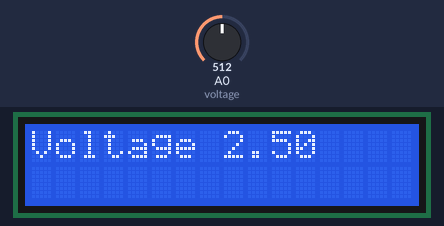
The sketch below on a simulated Arduino Uno, built with avr-gcc and run on an emulated ATmega328P. On the bench: 16×2 character LCD. The inputs (shaded band) are chosen by the test bench; at power-on: A0 (voltage) = 512.

Above: at 1.2 s.
1.3 s: A0 (voltage) set to 716
At 1.8 s:
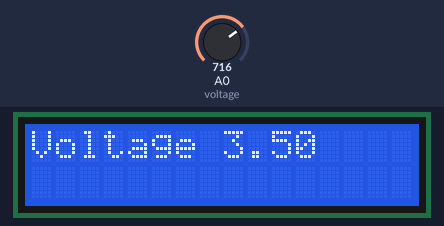
2.8 s: A0 (voltage) set to 900
At 4.0 s:
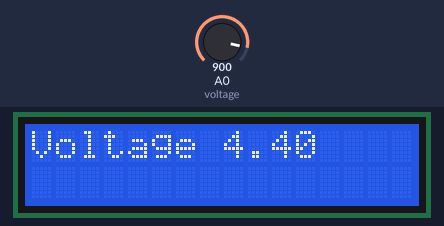
4.3 s: A0 (voltage) set to 1023
At 5.5 s:
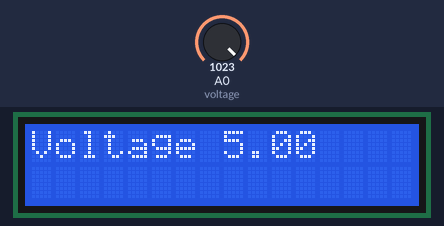
Timing chart, 0 to 7.3 s (numbered marks = the images above; inputs shaded):
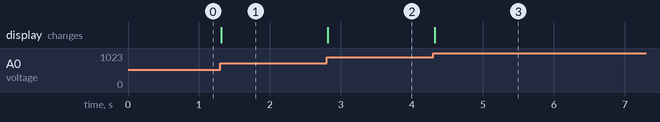

The sketch:

CMPE310_LAB07.ino
```cpp
#include <Wire.h>
#include <LiquidCrystal_I2C.h>

LiquidCrystal_I2C lcd(0x27, 16, 2);
int voltage=A0;
void setup() {
  pinMode(voltage, INPUT);
  lcd.init();
  lcd.backlight();
  lcd.setCursor(0, 0);

}

void loop() {

  int voltageMeasure= analogRead(voltage);
  float VoltageCalc=(5.0/1023) * voltageMeasure;

  lcd.setCursor(0, 0);
  lcd.print("Voltage ");
  lcd.print(VoltageCalc);
}
```

Measured:
- after the input at 1.3 s, the display: changes at once (image 1)
- after the input at 2.8 s, the display: changes at once (image 2)
- after the input at 4.3 s, the display: changes at once (image 3)
